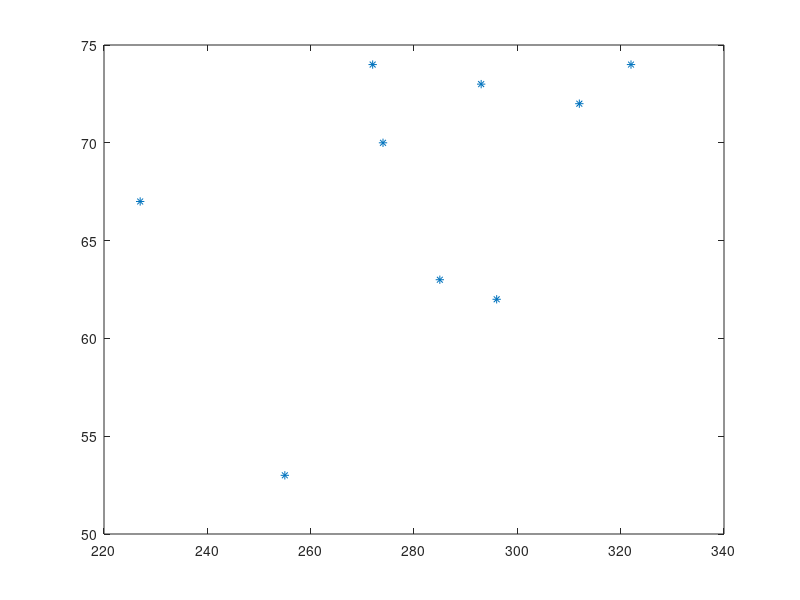

Write MATLAB code to recreate this figure.
% areas of the cells: 
DRB = [274, 227, 272, 296, 322, 312, 293, 255, 285];
%sum(60-5thring) 
dr = [70, 67,74, 62, 74, 72, 73, 53, 63, 59];

[drb, j] = sort(DRB);

dr = dr(j);

d = sum(drb);
m = mean(dr);

meann = sum(dr.*drb)./d;


figure; plot(drb,dr, '*')


